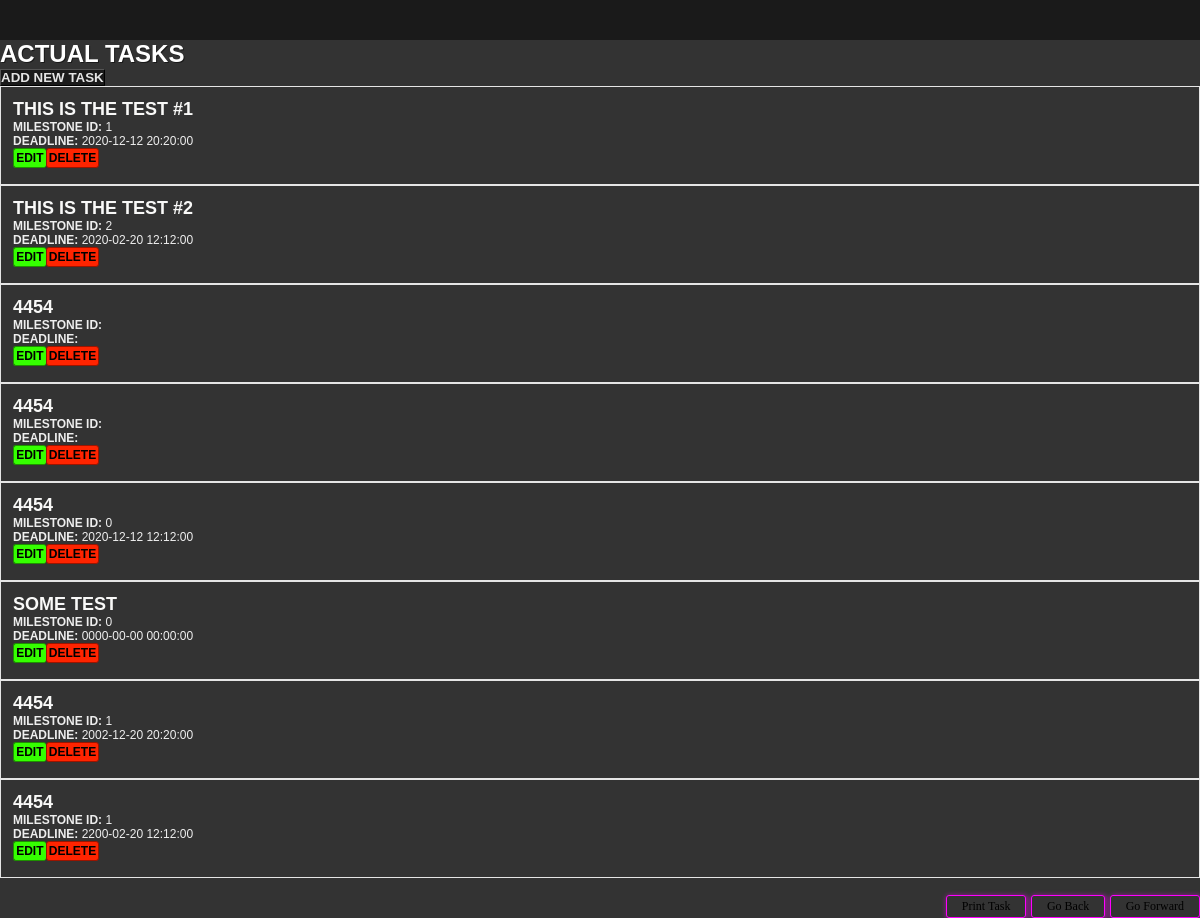
Page /allTasks.php on the committed database.
### tables this page shows
CREATE TABLE `tasks` (
                         `id_task` int(11) NOT NULL,
                         `taskName` varchar(200) NOT NULL,
                         `relatedMilestone` int(11) DEFAULT NULL,
                         `taskDescription` text NOT NULL,
                         `taskDeadline` datetime DEFAULT NULL,
                         `taskCreated` datetime NOT NULL,
                         `taskUpdated` datetime DEFAULT NULL
);

### allTasks.php (the view, shortened to what this page needs)
<?php
include 'templates/head.inc.php';
?>
</head>
<body>
<?php include 'templates/menue.inc.php'; ?>
<div class="container-tasks">
<h2> ACTUAL TASKS </h2>
    <p><button type="button" id="btn-tasks"> <a href="createTask.php">add new task</a></button></p>
<?php
global $linkTasksystem;
$query  = "SELECT id_task, taskName, relatedMilestone, taskDescription, taskDeadline, taskCreated FROM tasks";
$result = mysqli_query($linkTasksystem, $query);
if(mysqli_num_rows($result) >= 1){
    while($row = mysqli_fetch_array($result)){
        $id = $row['id_task'];
        $title = $row['taskName'];
        $milestone = $row['relatedMilestone'];
        $deadline = $row['taskDeadline'];
        ?>
    <ul id="tasklist">
        <li>
            <a href="detailTask.php?id=<?php echo $id?>"><?php echo $title ?></a>
            <br><?php echo "<b>MILESTONE ID: </b> $milestone" ?>
            <br><?php echo "<b>DEADLINE: </b> $deadline";?>
        </li>
        <div class="btn-group">
        <button type="button" class="btn-success"><a href="editTask.php?id=<?php echo $id?>">Edit</a></button>
        <button type="button" class="btn-delete"><a href="deleteTask.php?id=<?php echo $id?>">Delete</a></button>
        </div>
    </ul>
<?php
    }
}
?>
</div>
<?php
include 'templates/footer.inc.php';
?>
</body>
</html>

### templates/head.inc.php (shortened to what this page needs)
<!DOCTYPE html>
<html lang="de-DE" class="no-js">
<head>
    <link rel="stylesheet" href="src/scss/style.css" type="text/css" />

### templates/menue.inc.php
<header>
</header>

### templates/footer.inc.php (shortened to what this page needs)
<footer>
    <button class="btn-shine-sm" onclick="printPage()">Print Task</button>
    <button class="btn-shine-sm" onclick="goBack()">Go Back</button>
    <button class="btn-shine-sm" onclick="goForward()">Go Forward</button>
</footer>

### src/scss/style.css (style rules this page uses)
*, *:after, *:before { box-sizing: border-box; }
body { margin: 0 !important; padding: 0 !important; background-color: #333333; color: #eeeeee; font-family: Monaco, sans-serif; }
header { background-color: #1a1a1a; min-height: 5vh; min-width: 100%; }
footer { bottom: 0; right: 0; position: fixed; }
a { text-transform: uppercase; text-decoration: none; color: black; }
h1, h2, h3 { font-family: "Montserrat", sans-serif; color: white; text-align: left; text-shadow: 1px 1px #1a1a1a; }
ul { font-family: "Montserrat", sans-serif; }
ul li { font-family: "Montserrat", sans-serif; }
* { margin: 0; padding: 0; }
a { text-decoration: none; }
ul { padding: 0.75rem; border: 1px solid #e5e5e5; list-style: none; }
ul > li { font-size: 0.75rem; }
ul > li > a { color: #f9f9f8; font-size: 1.125rem; font-weight: 600; text-decoration: none; text-transform: uppercase; }
ul:last-of-type { margin-bottom: 40px; }
button { border-width: 1px; background-color: #1a1a1a; }
button > a { color: #e5e5e5; font-weight: 600; }
.btn-shine, .btn-shine-sm { font-family: font-fam-base; text-decoration: none; text-transform: capitalize; background-color: transparent; position: relative; overflow: hidden; }
.btn-shine-sm { border: 1px solid fuchsia; align-content: center; padding-right: 15px; padding-left: 15px; padding-top: 3px; padding-bottom: 3px; border-radius: 3px; font-size: 0.75rem; box-shadow: 1px 1px 4px 1.6px rgba(255, 0, 255, 0.4); }
.btn-group button { border-radius: 3px; font-size: 0.75rem; padding: 0.125rem 0.135rem; cursor: pointer; float: left; }
.btn-group button a { color: black; }
.btn-group > .btn-success { background-color: #35ff00; border: 1px solid #1e9100; }
.btn-group > .btn-delete { background-color: #ff2400; border: 1px solid #9c1400; }
.btn-group button:not(:last-child) { border-right: none; }
.btn-group:after { content: ""; clear: both; display: table; margin-bottom: 0.25rem; }

### rows in the picture
tasks: taskName "THIS IS THE TEST #1", relatedMilestone "1", taskDeadline "2020-12-12 20:20:00"
tasks: taskName "THIS IS THE TEST #2", relatedMilestone "2", taskDeadline "2020-02-20 12:12:00"
tasks: taskName "4454"
tasks: taskName "4454"
tasks: taskName "4454", relatedMilestone "0", taskDeadline "2020-12-12 12:12:00"
tasks: taskName "SOME TEST", relatedMilestone "0", taskDeadline "0000-00-00 00:00:00"
tasks: taskName "4454", relatedMilestone "1", taskDeadline "2002-12-20 20:20:00"
tasks: taskName "4454", relatedMilestone "1", taskDeadline "2200-02-20 12:12:00"
